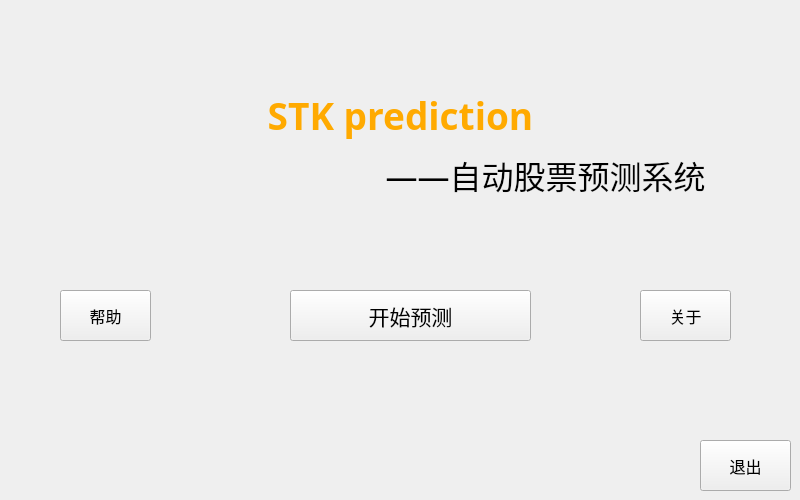
<?xml version="1.0" encoding="UTF-8"?>
<ui version="4.0">
 <class>mainwindow</class>
 <widget class="QWidget" name="mainwindow">
  <property name="geometry">
   <rect>
    <x>0</x>
    <y>0</y>
    <width>800</width>
    <height>500</height>
   </rect>
  </property>
  <property name="windowTitle">
   <string>maindindow</string>
  </property>
  <widget class="QLabel" name="label_3">
   <property name="geometry">
    <rect>
     <x>210</x>
     <y>80</y>
     <width>381</width>
     <height>71</height>
    </rect>
   </property>
   <property name="font">
    <font>
     <family>黑体</family>
    </font>
   </property>
   <property name="text">
    <string>&lt;html&gt;&lt;head/&gt;&lt;body&gt;&lt;p align=&quot;center&quot;&gt;&lt;span style=&quot; font-size:28pt; font-weight:600; color:#ffaa00;&quot;&gt;STK prediction&lt;/span&gt;&lt;/p&gt;&lt;/body&gt;&lt;/html&gt;</string>
   </property>
  </widget>
  <widget class="QLabel" name="label_4">
   <property name="geometry">
    <rect>
     <x>320</x>
     <y>140</y>
     <width>451</width>
     <height>71</height>
    </rect>
   </property>
   <property name="font">
    <font>
     <family>黑体</family>
    </font>
   </property>
   <property name="text">
    <string>&lt;html&gt;&lt;head/&gt;&lt;body&gt;&lt;p align=&quot;center&quot;&gt;&lt;span style=&quot; font-size:24pt;&quot;&gt;——自动股票预测系统&lt;/span&gt;&lt;/p&gt;&lt;/body&gt;&lt;/html&gt;</string>
   </property>
  </widget>
  <widget class="QPushButton" name="pushButton">
   <property name="geometry">
    <rect>
     <x>290</x>
     <y>290</y>
     <width>241</width>
     <height>51</height>
    </rect>
   </property>
   <property name="font">
    <font>
     <family>黑体</family>
     <pointsize>16</pointsize>
    </font>
   </property>
   <property name="text">
    <string>开始预测</string>
   </property>
  </widget>
  <widget class="QPushButton" name="pushButton_2">
   <property name="geometry">
    <rect>
     <x>60</x>
     <y>290</y>
     <width>91</width>
     <height>51</height>
    </rect>
   </property>
   <property name="font">
    <font>
     <family>黑体</family>
     <pointsize>12</pointsize>
    </font>
   </property>
   <property name="text">
    <string>帮助</string>
   </property>
  </widget>
  <widget class="QPushButton" name="pushButton_3">
   <property name="geometry">
    <rect>
     <x>640</x>
     <y>290</y>
     <width>91</width>
     <height>51</height>
    </rect>
   </property>
   <property name="font">
    <font>
     <family>黑体</family>
     <pointsize>12</pointsize>
    </font>
   </property>
   <property name="text">
    <string>关于</string>
   </property>
  </widget>
  <widget class="QPushButton" name="pushButton_4">
   <property name="geometry">
    <rect>
     <x>700</x>
     <y>440</y>
     <width>91</width>
     <height>51</height>
    </rect>
   </property>
   <property name="font">
    <font>
     <family>黑体</family>
     <pointsize>12</pointsize>
    </font>
   </property>
   <property name="text">
    <string>退出</string>
   </property>
  </widget>
 </widget>
 <resources/>
 <connections/>
</ui>
